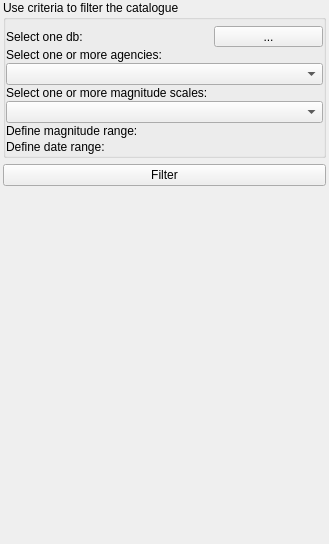
<?xml version="1.0" encoding="UTF-8"?>
<ui version="4.0">
 <class>CatalogueEvents</class>
 <widget class="QDockWidget" name="CatalogueEvents">
  <property name="geometry">
   <rect>
    <x>0</x>
    <y>0</y>
    <width>329</width>
    <height>544</height>
   </rect>
  </property>
  <property name="windowIcon">
   <iconset>
    <normaloff>:/plugins/inasafe/icon.png</normaloff>:/plugins/inasafe/icon.png</iconset>
  </property>
  <property name="windowTitle">
   <string>Events Catalogue</string>
  </property>
  <widget class="QWidget" name="dockWidgetContents">
   <layout class="QGridLayout" name="gridLayout">
    <property name="leftMargin">
     <number>3</number>
    </property>
    <property name="topMargin">
     <number>0</number>
    </property>
    <property name="rightMargin">
     <number>3</number>
    </property>
    <property name="bottomMargin">
     <number>3</number>
    </property>
    <item row="5" column="0">
     <spacer name="verticalSpacer">
      <property name="orientation">
       <enum>Qt::Vertical</enum>
      </property>
      <property name="sizeHint" stdset="0">
       <size>
        <width>20</width>
        <height>40</height>
       </size>
      </property>
     </spacer>
    </item>
    <item row="0" column="0">
     <widget class="QGroupBox" name="grpQuestion">
      <property name="title">
       <string>Use criteria to filter the catalogue</string>
      </property>
      <layout class="QGridLayout" name="gridLayout_3">
       <property name="leftMargin">
        <number>0</number>
       </property>
       <property name="topMargin">
        <number>6</number>
       </property>
       <property name="rightMargin">
        <number>0</number>
       </property>
       <property name="bottomMargin">
        <number>0</number>
       </property>
       <property name="verticalSpacing">
        <number>1</number>
       </property>
       <item row="11" column="0">
        <widget class="DateRangeFilter" name="date_range" native="true"/>
       </item>
       <item row="8" column="0">
        <widget class="QLabel" name="mrangeLabel">
         <property name="text">
          <string>Define magnitude range:</string>
         </property>
         <property name="margin">
          <number>10</number>
         </property>
        </widget>
       </item>
       <item row="7" column="0" colspan="2">
        <widget class="MultiCheckComboBox" name="mscalesCombo">
         <property name="insertPolicy">
          <enum>QComboBox::InsertAlphabetically</enum>
         </property>
        </widget>
       </item>
       <item row="4" column="0" colspan="2">
        <widget class="MultiCheckComboBox" name="agenciesCombo">
         <property name="insertPolicy">
          <enum>QComboBox::InsertAlphabetically</enum>
         </property>
        </widget>
       </item>
       <item row="3" column="0">
        <widget class="QLabel" name="agencyLabel">
         <property name="text">
          <string>Select one or more agencies:</string>
         </property>
         <property name="margin">
          <number>10</number>
         </property>
        </widget>
       </item>
       <item row="5" column="0">
        <widget class="QLabel" name="mscalesLabel">
         <property name="text">
          <string>Select one or more magnitude scales:</string>
         </property>
         <property name="margin">
          <number>10</number>
         </property>
         <property name="buddy">
          <cstring>mscalesCombo</cstring>
         </property>
        </widget>
       </item>
       <item row="10" column="0">
        <widget class="QLabel" name="drangeLabel">
         <property name="text">
          <string>Define date range:</string>
         </property>
         <property name="margin">
          <number>10</number>
         </property>
        </widget>
       </item>
       <item row="9" column="0">
        <widget class="DoubleRangeFilter" name="mag_range" native="true"/>
       </item>
       <item row="2" column="1">
        <widget class="QToolButton" name="selectDbButton">
         <property name="sizePolicy">
          <sizepolicy hsizetype="MinimumExpanding" vsizetype="Fixed">
           <horstretch>0</horstretch>
           <verstretch>0</verstretch>
          </sizepolicy>
         </property>
         <property name="text">
          <string>...</string>
         </property>
        </widget>
       </item>
       <item row="2" column="0">
        <widget class="QLabel" name="sdbLabel">
         <property name="sizePolicy">
          <sizepolicy hsizetype="Maximum" vsizetype="Preferred">
           <horstretch>0</horstretch>
           <verstretch>0</verstretch>
          </sizepolicy>
         </property>
         <property name="text">
          <string>Select one db:</string>
         </property>
         <property name="margin">
          <number>10</number>
         </property>
        </widget>
       </item>
      </layout>
     </widget>
    </item>
    <item row="4" column="0">
     <widget class="QPushButton" name="filterButton">
      <property name="text">
       <string>Filter</string>
      </property>
     </widget>
    </item>
   </layout>
  </widget>
 </widget>
 <customwidgets>
  <customwidget>
   <class>MultiCheckComboBox</class>
   <extends>QComboBox</extends>
   <header>MultiCheckComboBox</header>
  </customwidget>
  <customwidget>
   <class>DateRangeFilter</class>
   <extends>QWidget</extends>
   <header>rangeFilter</header>
   <container>1</container>
  </customwidget>
  <customwidget>
   <class>DoubleRangeFilter</class>
   <extends>QWidget</extends>
   <header>rangeFilter</header>
   <container>1</container>
  </customwidget>
 </customwidgets>
 <tabstops>
  <tabstop>mscalesCombo</tabstop>
 </tabstops>
 <resources>
  <include location="resources.qrc"/>
  <include location="../../../../.qgis/python/plugins/inasafe/safe_qgis/resources.qrc"/>
 </resources>
 <connections/>
</ui>
